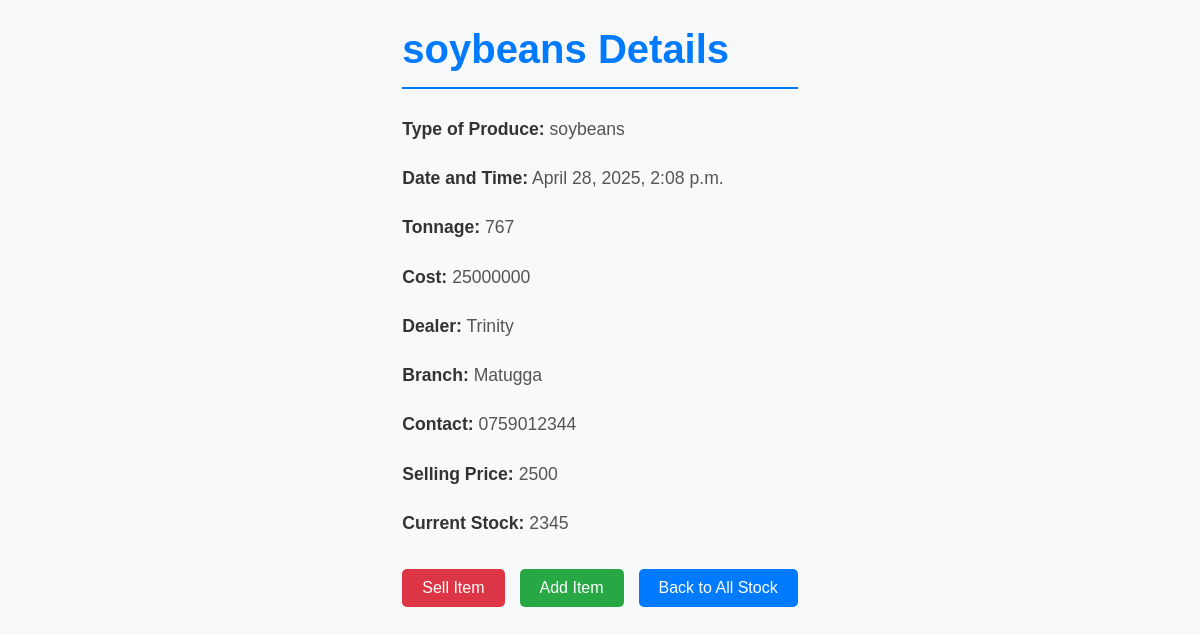
The page /allstock/5/ on the database as committed earlier.
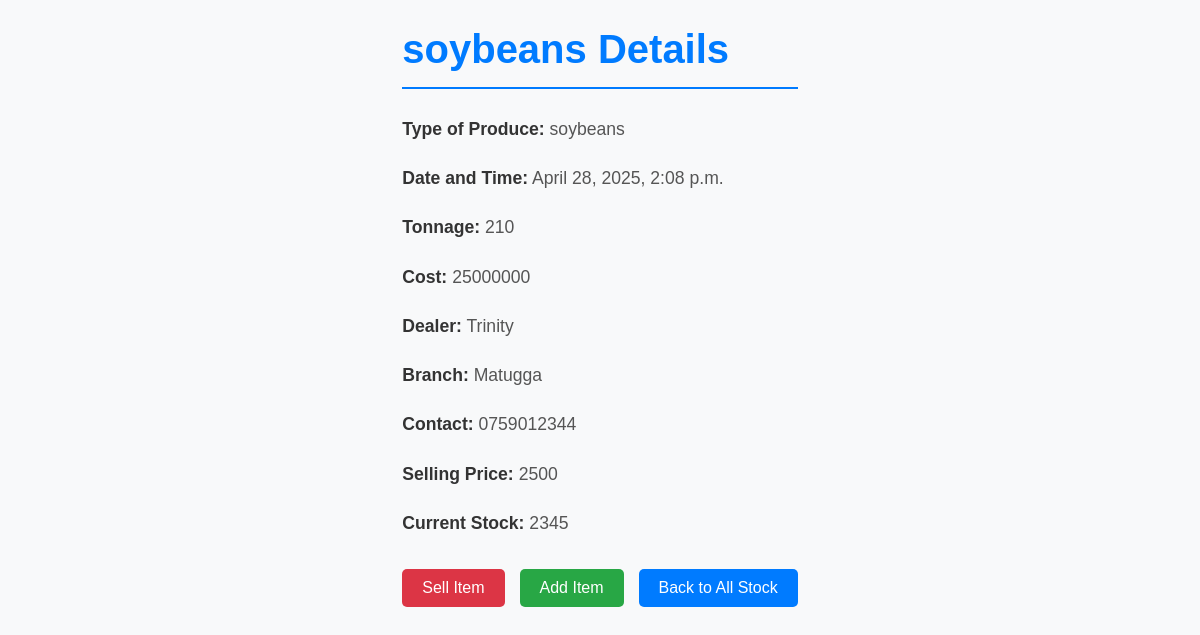
The same page on the database as committed later.
### kgl_app/models.py (models this page shows, shortened)
class Stock(models.Model):
    name_of_produce=models.CharField(max_length =255)
    type_of_produce =models.ForeignKey(ProduceType,on_delete=models.CASCADE,null=False,)
    date_and_time_of_produce= models.DateTimeField(auto_now_add =True)
    received_quantity = models.IntegerField(blank=False,null=False,default=0)
    issued_quantity=models.IntegerField(blank=False,null=False,default=0)
    tonnage =models.IntegerField(blank = False,null=False,default=0)
    cost=models.IntegerField(blank =False,default=25)
    name_of_dealer=models.CharField(max_length=255)
    branch=models.ForeignKey(Branch, on_delete=models.CASCADE,null=False,default=0)
    contact=models.CharField(default=20,null=False)
    selling_price=models.IntegerField(null=True,blank=True)
    current_stock =models.IntegerField(null=True,blank=False)

class ProduceType(models.Model):
    type_of_produce = models.CharField(max_length=50)
    def __str__(self):
        return self.type_of_produce

class Branch(models.Model):
    branch_name = models.CharField(max_length=50)
    location = models.CharField(max_length=100)
    def __str__(self):
        return self.branch_name

### kgl_app/views.py (the view)
# urls.py: path('allstock/<int:stock_id>/', views.detail, name="detail"),
def detail(request, stock_id):
    stock = get_object_or_404(Stock, id=stock_id)
    return render(request, 'detail.html', {'stock': stock})

### kgl_app/templates/detail.html (shortened to what this page needs)
{% load static %}
{% block content %}
    <div class="stock-detail-container">
        <h1>{{ stock.name_of_produce }} Details</h1>
        <p><strong>Type of Produce:</strong> {{ stock.type_of_produce }}</p>
        <p><strong>Date and Time:</strong> {{ stock.date_and_time_of_produce }}</p>
        <p><strong>Tonnage:</strong> {{ stock.tonnage }}</p>
        <p><strong>Cost:</strong> {{ stock.cost }}</p>
        <p><strong>Dealer:</strong> {{ stock.name_of_dealer }}</p>
        <p><strong>Branch:</strong> {{ stock.branch }}</p>
        <p><strong>Contact:</strong> {{ stock.contact }}</p>
        <p><strong>Selling Price:</strong> {{ stock.selling_price }}</p>
        <p><strong>Current Stock:</strong> {{ stock.current_stock }}</p>
        <div class="stock-detail-actions">
            <a href="{% url 'issue_item' stock.id %}" class="button sell-button">Sell Item</a>
            <a href="{% url 'addstock' stock.id %}" class="button add-button">Add Item</a>
            <a href="{% url 'allstock' %}" class="button back-button">Back to All Stock</a>
        </div>
    </div>
{% endblock %}

Rows that differ between the two databases and show on the page:
changed Stock "soybeans": tonnage "767" → "210"
